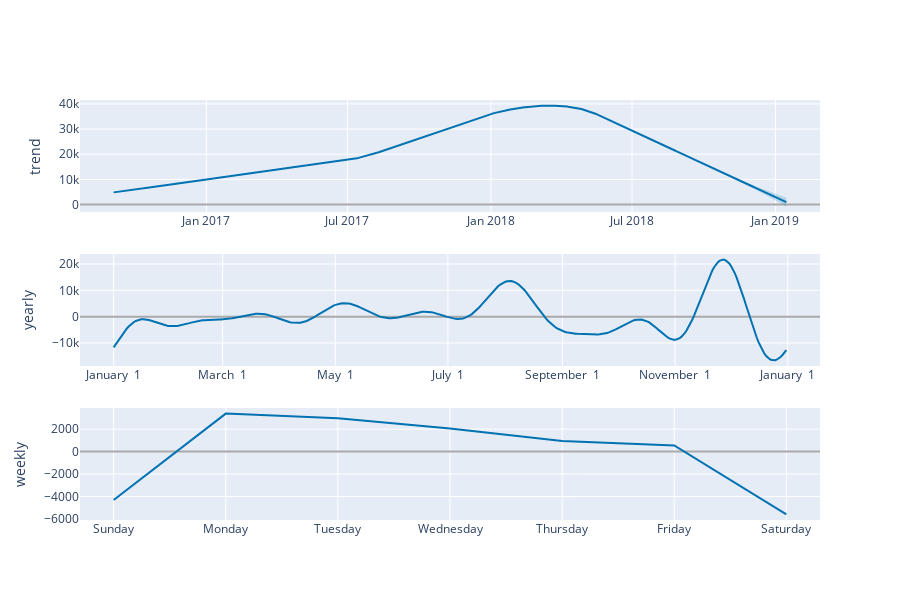

The notebook cell this image was saved under:
### Code cell
plot_components_plotly(model, forecast)

### Figure 1 — Plotly figure (JSON) as saved in the notebook; plotly's stock layout.template omitted (floating-point values rounded to 4 significant figures; data arrays with more than 128 entries replaced by an {"elided": "..."} marker saying what was removed)
{"data": [{"line": {"color": "#0072B2", "width": 2}, "mode": "lines", "name": "trend", "type": "scatter", "x": {"elided": "723 str values"}, "xaxis": "x", "y": {"elided": "723 float values"}, "yaxis": "y"}, {"line": {"color": "rgba(0, 114, 178, 0.2)", "width": 0}, "mode": "lines", "name": "trend_upper", "type": "scatter", "x": {"elided": "723 str values"}, "xaxis": "x", "y": {"elided": "723 float values"}, "yaxis": "y"}, {"fill": "tonexty", "fillcolor": "rgba(0, 114, 178, 0.2)", "line": {"color": "rgba(0, 114, 178, 0.2)", "width": 0}, "mode": "lines", "name": "trend_lower", "type": "scatter", "x": {"elided": "723 str values"}, "xaxis": "x", "y": {"elided": "723 float values"}, "yaxis": "y"}, {"line": {"color": "#0072B2", "width": 2}, "mode": "lines", "name": "yearly", "type": "scatter", "x": {"elided": "365 str values"}, "xaxis": "x2", "y": {"elided": "365 float values"}, "yaxis": "y2"}, {"line": {"color": "#0072B2", "width": 2}, "mode": "lines", "name": "weekly", "type": "scatter", "x": ["2017-01-01T00:00:00.000000000", "2017-01-02T00:00:00.000000000", "2017-01-03T00:00:00.000000000", "2017-01-04T00:00:00.000000000", "2017-01-05T00:00:00.000000000", "2017-01-06T00:00:00.000000000", "2017-01-07T00:00:00.000000000"], "xaxis": "x3", "y": [-4305.0, 3380.0, 2967.0, 2061.0, 938.7, 549.0, -5591.0], "yaxis": "y3"}], "layout": {"height": 600, "showlegend": false, "width": 900, "xaxis": {"anchor": "y", "domain": [0, 1], "range": ["2016-07-22T20:24:00", "2019-02-27T03:36:00"], "type": "date"}, "xaxis2": {"anchor": "y2", "domain": [0, 1], "range": ["2016-12-13T18:54:02.958904115", "2018-01-18T11:04:57.863013581"], "tickformat": "%B %e", "type": "date"}, "xaxis3": {"anchor": "y3", "domain": [0, 1], "range": ["2016-12-31T16:48:00", "2017-01-07T07:12:00"], "tickformat": "%A", "type": "date"}, "yaxis": {"anchor": "x", "domain": [0.7333, 1], "rangemode": "normal", "title": {"text": "trend"}, "zerolinecolor": "#AAA"}, "yaxis2": {"anchor": "x2", "domain": [0.3667, 0.6333], "title": {"text": "yearly"}, "zerolinecolor": "#AAA"}, "yaxis3": {"anchor": "x3", "domain": [0, 0.2667], "title": {"text": "weekly"}, "zerolinecolor": "#AAA"}}}
